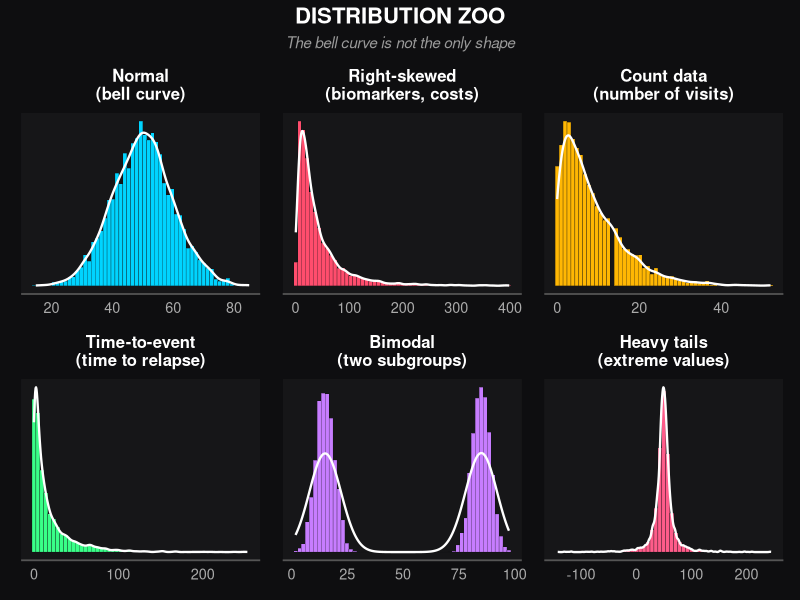
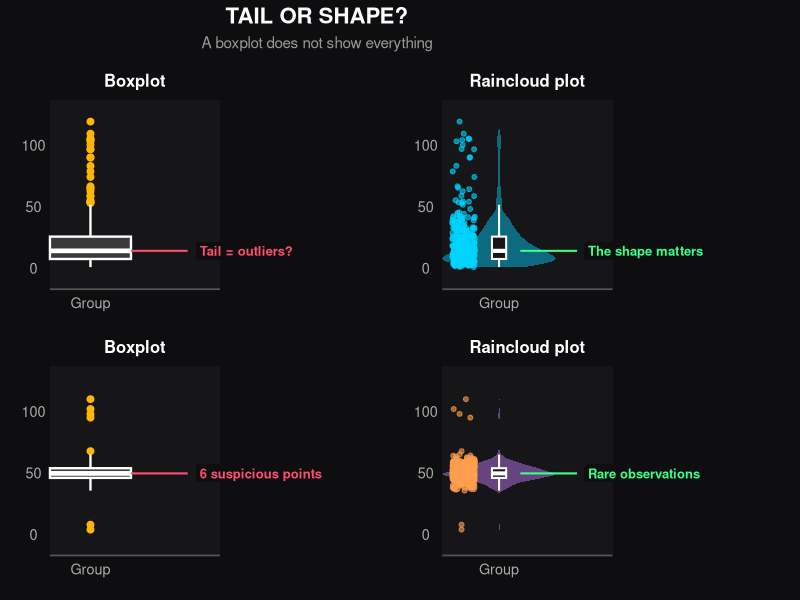
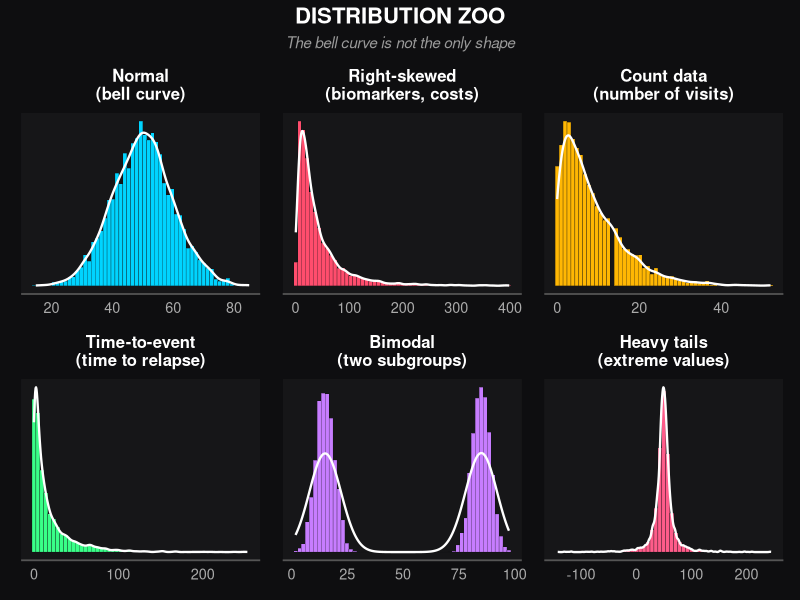
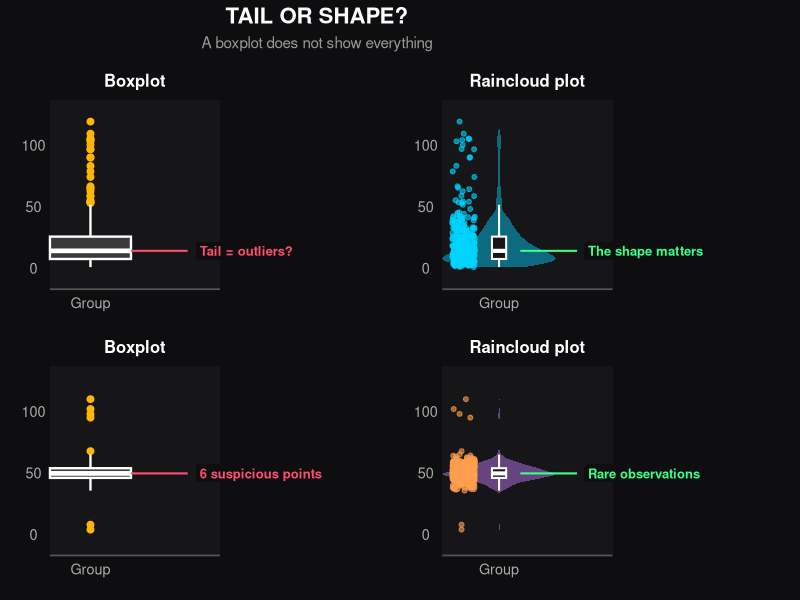

These charts were generated, in order, by the following R code:
# ============================================================
# DISTRIBUTION ZOO
# Real-world data rarely look perfectly normal
# ============================================================

# Packages
library(ggplot2)
library(patchwork)


# ============================================================
# PART 1. DISTRIBUTION ZOO
# ============================================================

set.seed(7)

n <- 5000


# ------------------------------------------------------------
# 1. Generate different types of data
# ------------------------------------------------------------

data_list <- list(
  
  "Normal\n(bell curve)" =
    rnorm(n, mean = 50, sd = 10),
  
  "Right-skewed\n(biomarkers, costs)" =
    rlnorm(n, meanlog = 3.3, sdlog = 1.0),
  
  "Count data\n(number of visits)" =
    rnbinom(n, size = 1.5, prob = 0.15),
  
  "Time-to-event\n(time to relapse)" =
    rweibull(n, shape = 0.7) * 15,
  
  "Bimodal\n(two subgroups)" =
    c(
      rnorm(n / 2, mean = 15, sd = 4),
      rnorm(n / 2, mean = 85, sd = 4)
    ),
  
  "Heavy tails\n(extreme values)" =
    rt(n, df = 1.5) * 8 + 50
)


clip_range <- function(x, lo, hi) x[x >= lo & x <= hi]

data_list[["Right-skewed\n(biomarkers, costs)"]] <-
  clip_range(data_list[["Right-skewed\n(biomarkers, costs)"]], 0, 400)

data_list[["Count data\n(number of visits)"]] <-
  clip_range(data_list[["Count data\n(number of visits)"]], 0, 60)

data_list[["Heavy tails\n(extreme values)"]] <-
  clip_range(data_list[["Heavy tails\n(extreme values)"]], -150, 250)



# ------------------------------------------------------------
# 2. Colors
# ------------------------------------------------------------

colors <- c(
  "#00d4ff",
  "#ff4d6d",
  "#ffb703",
  "#39ff88",
  "#c77dff",
  "#ff5c8a"
)


# ------------------------------------------------------------
# 3. Common dark theme
# ------------------------------------------------------------

dark_theme <- theme_minimal(base_size = 13) +
  
  theme(
    
    plot.background = element_rect(
      fill = "#0e0e10",
      color = NA
    ),
    
    panel.background = element_rect(
      fill = "#161618",
      color = NA
    ),
    
    plot.title = element_text(
      color = "white",
      face = "bold",
      size = 12,
      hjust = 0.5
    ),
    
    axis.text = element_text(
      color = "#aaaaaa"
    ),
    
    axis.title = element_blank(),
    
    axis.text.y = element_blank(),
    
    panel.grid = element_blank(),
    
    axis.line.x = element_line(
      color = "#555555"
    )
  )


# ------------------------------------------------------------
# 4. Function for one histogram
# ------------------------------------------------------------

make_histogram <- function(data, title, color) {
  
  ggplot(
    data.frame(x = data),
    aes(x = x)
  ) +
    
    geom_histogram(
      aes(y = after_stat(density)),
      bins = 55,
      fill = color,
      color = "#0e0e10",
      linewidth = 0.1
    ) +
    
    geom_density(
      color = "white",
      linewidth = 0.8
    ) +
    
    labs(title = title) +
    
    dark_theme
}


# ------------------------------------------------------------
# 5. Create six histograms
# ------------------------------------------------------------

histograms <- lapply(
  seq_along(data_list),
  function(i) {
    
    make_histogram(
      data = data_list[[i]],
      title = names(data_list)[i],
      color = colors[i]
    )
  }
)


# ------------------------------------------------------------
# 6. Combine histograms
# ------------------------------------------------------------

distribution_plot <-
  wrap_plots(
    histograms,
    ncol = 3
  ) +
  
  plot_annotation(
    
    title = "DISTRIBUTION ZOO",
    
    subtitle =
      "The bell curve is not the only shape",
    
    theme = theme(
      
      plot.background = element_rect(
        fill = "#0e0e10",
        color = NA
      ),
      
      plot.title = element_text(
        color = "white",
        face = "bold",
        size = 16,
        hjust = 0.5
      ),
      
      plot.subtitle = element_text(
        color = "#999999",
        face = "italic",
        hjust = 0.5
      )
    )
  )


# Display
distribution_plot


# Save
ggsave(
  "distribution_zoo_dark.png",
  plot = distribution_plot,
  width = 15,
  height = 8.5,
  dpi = 200
)


# ============================================================
# PART 2. BOXPLOT VS RAINCLOUD
# ============================================================

set.seed(7)

# ------------------------------------------------------------
# 7. Generate skewed data
# ------------------------------------------------------------
skewed_data <- rlnorm(400, meanlog = 2.6, sdlog = 0.9)
skewed_data <- skewed_data[skewed_data < 120]

# ------------------------------------------------------------
# 8. Generate data with extreme observations
# ------------------------------------------------------------
extreme_values <- c(95, 98, 102, 4, 8, 110)
outlier_data <- c(rnorm(394, mean = 50, sd = 6), extreme_values)

# ------------------------------------------------------------
# 9. Boxplot function
# ------------------------------------------------------------
make_boxplot <- function(data, label, y_limits) {
  
  med <- median(data)
  box_width <- 0.5          # explicit width -> known edge position
  edge <- 1 + box_width / 2 # right edge of the box = 1.25
  
  ggplot(data.frame(x = "Group", y = data), aes(x = x, y = y)) +
    
    geom_boxplot(
      width = box_width,
      fill = "#3a3a3d",
      color = "white",
      outlier.colour = "#ffb703",
      outlier.size = 2,
      linewidth = 0.8
    ) +
    
    annotate(
      "segment",
      x = edge, xend = edge + 0.35,
      y = med, yend = med,
      color = "#ff4d6d", linewidth = 0.7
    ) +
    
    annotate(
      "label",
      x = edge + 0.4, y = med, label = label, hjust = 0,
      color = "#ff4d6d", fill = "#0e0e10",
      label.size = 0, fontface = "bold", size = 3.3
    ) +
    
    coord_cartesian(ylim = y_limits, clip = "off") +
    
    scale_x_discrete(expand = expansion(mult = c(0.25, 0.8))) +
    
    labs(x = NULL, y = NULL) +   # kill stray "x"/"y" titles by default
    
    dark_theme +
    
    theme(
      plot.margin = margin(t = 10, r = 130, b = 10, l = 10),
      axis.title.x = element_blank(),
      axis.text.y = element_text(color = "#aaaaaa")   # добавить эту строку
    )
}




# ------------------------------------------------------------
# 10. Raincloud plot function
# ------------------------------------------------------------
make_raincloud <- function(data, label, fill_color, point_color, y_limits) {
  
  df <- data.frame(x = "Group", y = data)
  df$x_jitter <- 0.75 + runif(nrow(df), min = -0.08, max = 0.08)
  
  med <- median(data)
  edge <- 1.15  # violin tapers well before this at median density, safe leader-line start
  
  ggplot(df, aes(x = x, y = y)) +
    
    geom_violin(fill = fill_color, color = NA, alpha = 0.45, width = 0.8) +
    
    geom_boxplot(
      width = 0.1, fill = "#161618", color = "white",
      linewidth = 0.7, outlier.shape = NA
    ) +
    
    geom_point(aes(x = x_jitter, y = y), color = point_color, alpha = 0.6, size = 1.4) +
    
    annotate(
      "segment",
      x = edge, xend = edge + 0.4,
      y = med, yend = med,
      color = "#39ff88", linewidth = 0.7
    ) +
    
    annotate(
      "label",
      x = edge + 0.45, y = med, label = label, hjust = 0,
      color = "#39ff88", fill = "#0e0e10",
      label.size = 0, fontface = "bold", size = 3.3
    ) +
    
    coord_cartesian(ylim = y_limits, clip = "off") +
    
    scale_x_discrete(expand = expansion(mult = c(0.25, 0.8))) +
    
    labs(x = NULL, y = NULL) +
    
    dark_theme +
    
    theme(
      plot.margin = margin(t = 10, r = 130, b = 10, l = 10),
      axis.title.x = element_blank(),
      axis.text.y = element_text(color = "#aaaaaa")
    )
}

# ------------------------------------------------------------
# 11. Create four plots
# ------------------------------------------------------------

p1 <- make_boxplot(skewed_data, "Tail = outliers?", c(-10, 130)) +
  labs(title = "Boxplot") + ylab("Skewed data")

p2 <- make_raincloud(skewed_data, "The shape matters", "#00d4ff", "#00d4ff", c(-10, 130)) +
  labs(title = "Raincloud plot")

p3 <- make_boxplot(outlier_data, "6 suspicious points", c(-10, 130)) +
  labs(title = "Boxplot") + ylab("Extreme observations")

p4 <- make_raincloud(outlier_data, "Rare observations", "#c77dff", "#ff9f4d", c(-10, 130)) +
  labs(title = "Raincloud plot")

# ------------------------------------------------------------
# 12. Combine boxplot and raincloud plots
# ------------------------------------------------------------

boxplot_comparison <-
  (p1 | p2) / (p3 | p4) +
  plot_annotation(
    title = "TAIL OR SHAPE?",
    subtitle = "A boxplot does not show everything",
    theme = theme(
      plot.background = element_rect(fill = "#0e0e10", color = NA),
      plot.title = element_text(color = "white", face = "bold", size = 16, hjust = 0.5),
      plot.subtitle = element_text(color = "#999999", hjust = 0.5)
    )
  )

boxplot_comparison

ggsave(
  "boxplot_vs_raincloud_dark.png",
  plot = boxplot_comparison,
  width = 14, height = 11.5, dpi = 300,
  bg = "#0e0e10"
)

# ============================================================
# PART 3. WHAT CAN WE DO WITH DIFFERENT DATA?
# ============================================================


guidance <- data.frame(
  
  Distribution = c(
    "Normal",
    "Right-skewed",
    "Count data",
    "Time-to-event",
    "Bimodal",
    "Heavy tails"
  ),
  
  Example = c(
    "Continuous measurements",
    "Biomarkers, healthcare costs",
    "Number of visits or events",
    "Time to relapse",
    "Possible subgroups",
    "Extreme observations"
  ),
  
  What_to_check = c(
    "Model assumptions",
    "Skewness and positive values",
    "Dispersion and zero counts",
    "Censoring and event structure",
    "Subgroups and mixture structure",
    "Data quality and influential values"
  ),
  
  Possible_approach = c(
    "Linear models if assumptions are satisfied",
    "Log transformation or Gamma GLM",
    "Poisson or Negative Binomial",
    "Survival analysis",
    "Investigate subgroups",
    "Robust methods and sensitivity analysis"
  )
)


# Display table

print(guidance)


# Save table

write.csv(
  guidance,
  "distribution_guidance.csv",
  row.names = FALSE,
  fileEncoding = "UTF-8"
)
